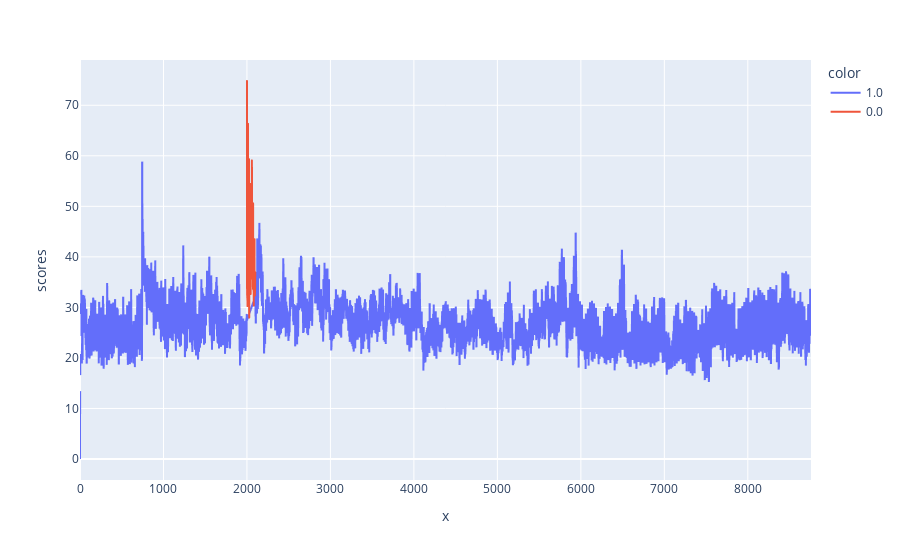

Source (notebook cell):
### Code cell
low = X.index.min()
high = X.index.max()
px.line(X.iloc[low:high,:], x=X.iloc[low:high,:].index, y='scores', color=Y[low:high])

### Figure 1 — Plotly figure (JSON) as saved in the notebook; plotly's stock layout.template omitted (floating-point values rounded to 4 significant figures; data arrays with more than 128 entries replaced by an {"elided": "..."} marker saying what was removed)
{"data": [{"hovertemplate": "color=1.0<br>x=%{x}<br>scores=%{y}<extra></extra>", "legendgroup": "1.0", "line": {"color": "#636efa", "dash": "solid"}, "marker": {"symbol": "circle"}, "mode": "lines", "name": "1.0", "showlegend": true, "type": "scattergl", "x": {"elided": "8658 int values"}, "xaxis": "x", "y": {"elided": "8658 float values"}, "yaxis": "y"}, {"hovertemplate": "color=0.0<br>x=%{x}<br>scores=%{y}<extra></extra>", "legendgroup": "0.0", "line": {"color": "#EF553B", "dash": "solid"}, "marker": {"symbol": "circle"}, "mode": "lines", "name": "0.0", "showlegend": true, "type": "scattergl", "x": [2000, 2001, 2002, 2003, 2004, 2005, 2006, 2007, 2008, 2009, 2010, 2011, 2012, 2013, 2014, 2015, 2016, 2017, 2018, 2019, 2020, 2021, 2022, 2023, 2024, 2025, 2026, 2027, 2028, 2029, 2030, 2031, 2032, 2033, 2034, 2035, 2036, 2037, 2038, 2039, 2040, 2041, 2042, 2043, 2044, 2045, 2046, 2047, 2048, 2049, 2050, 2051, 2052, 2053, 2054, 2055, 2056, 2057, 2058, 2059, 2060, 2061, 2062, 2063, 2064, 2065, 2066, 2067, 2068, 2069, 2070, 2071, 2072, 2073, 2074, 2075, 2076, 2077, 2078, 2079, 2080, 2081, 2082, 2083, 2084, 2085, 2086, 2087, 2088, 2089, 2090, 2091, 2092, 2093, 2094, 2095, 2096, 2097, 2098, 2099], "xaxis": "x", "y": [74.8, 33.83, 35.6, 32.35, 31.85, 33.76, 30.28, 33.51, 39.39, 42.26, 44.57, 41.54, 66.33, 56.35, 56.56, 57.57, 53.79, 54.17, 32.45, 39.69, 45.74, 54.23, 43.57, 30.69, 37.56, 59.32, 29.9, 27.99, 38.78, 35.44, 33.23, 45.5, 43.99, 49.76, 52.15, 47.68, 44.24, 41.48, 54.43, 38.93, 44.81, 34.03, 33.93, 40.03, 32.66, 35.56, 34.13, 48.28, 48.25, 39.8, 44.09, 45.86, 35.7, 40.69, 48.62, 48.61, 48.78, 36.59, 46.75, 59.07, 57.05, 39.24, 47.95, 42.13, 38.35, 48.15, 44.66, 37.69, 38.31, 39.2, 39.29, 39.43, 33.67, 37.42, 50.58, 35.51, 36.55, 36.8, 38.73, 33.69, 38.9, 30.37, 33.53, 38.15, 36.18, 33.45, 36.23, 34.85, 40.48, 38.65, 43.49, 34.0, 35.81, 33.97, 33.8, 32.33, 32.95, 35.93, 33.85, 36.97], "yaxis": "y"}], "layout": {"legend": {"title": {"text": "color"}, "tracegroupgap": 0}, "margin": {"t": 60}, "xaxis": {"anchor": "y", "domain": [0, 1], "title": {"text": "x"}}, "yaxis": {"anchor": "x", "domain": [0, 1], "title": {"text": "scores"}}}}
